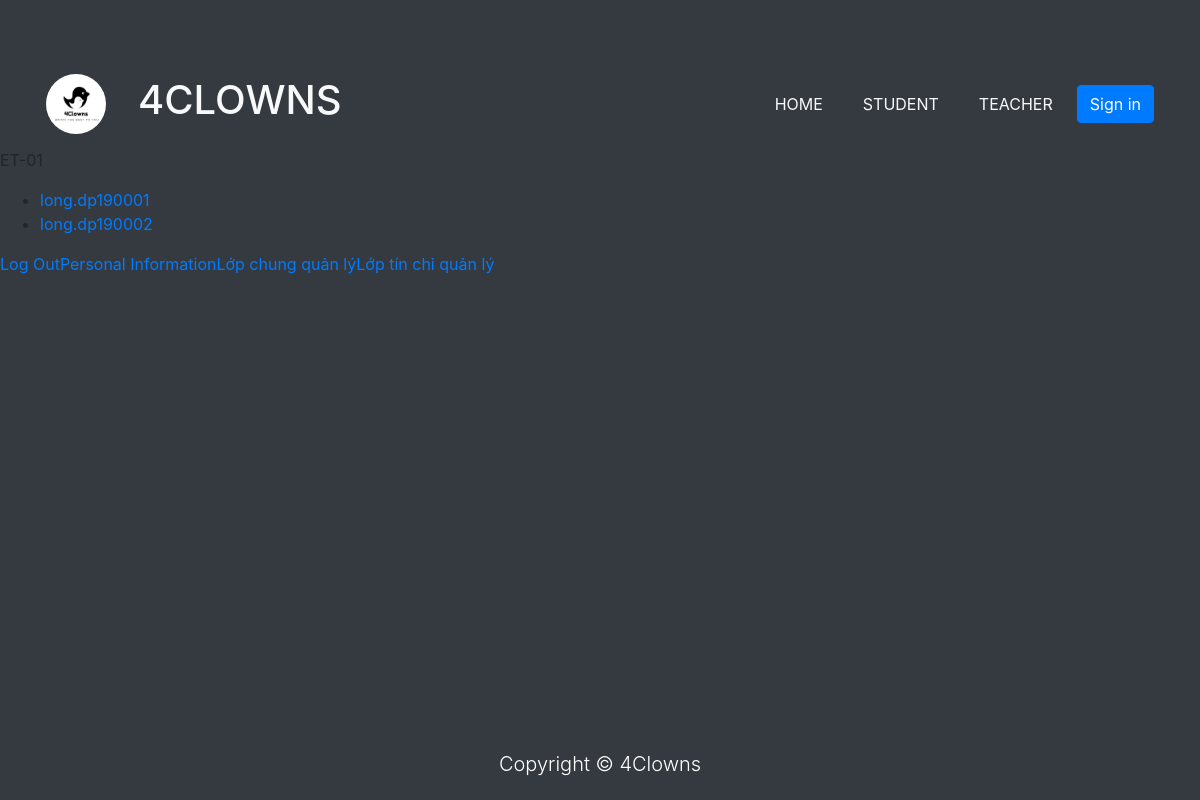
Before: /teacher/lop_chung_quan_ly/ET-01_K64 with the older database file.
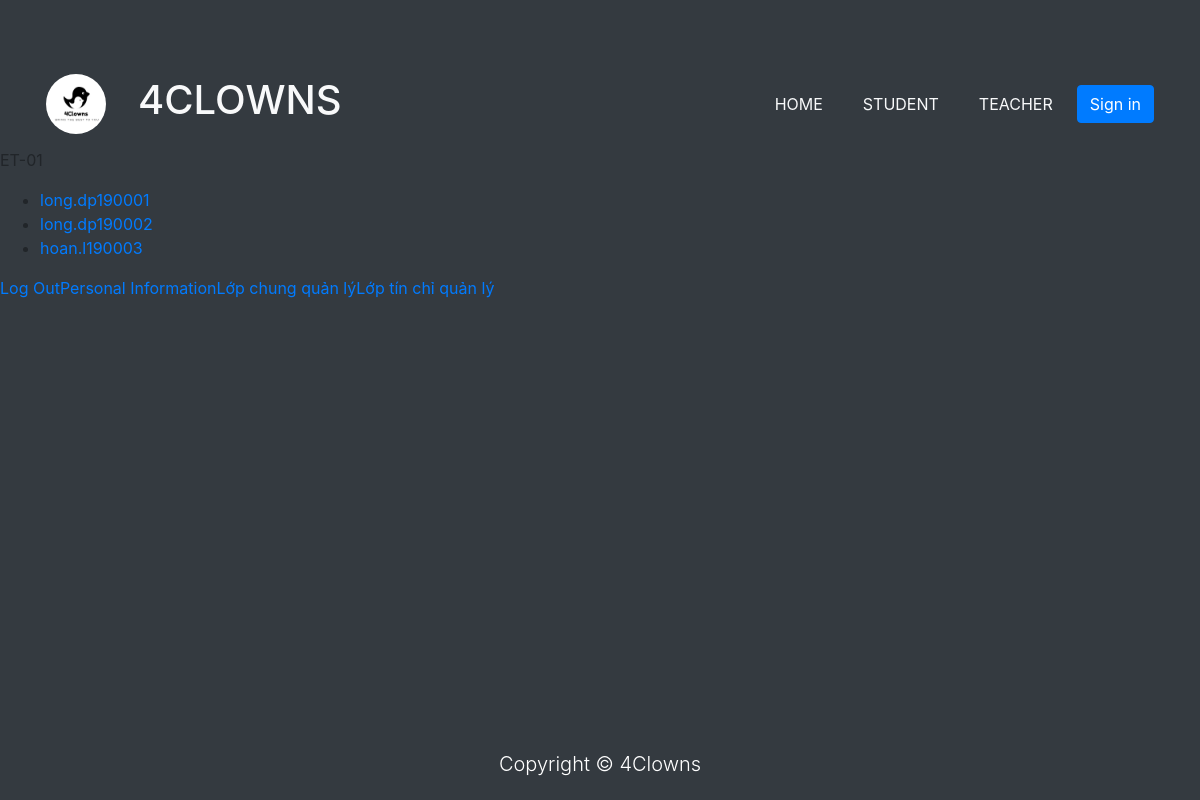
After: the same page with the newer database file.
### users/models.py (models this page shows, shortened)
class User(AbstractBaseUser, PermissionsMixin):
    class Genders(models.TextChoices):
        MALE = "MALE", "Male"
        FEMALE = "FEMALE", "Female"
    email = models.EmailField(_("Email"),max_length=50, unique=True, blank=True)
    firstname = models.CharField(_("Tên"),max_length=20,  blank=False, null=True)
    surname = models.CharField(_("Tên đệm"),max_length=20, null=True, blank=True)
    lastname = models.CharField(_("Họ"),max_length=20, null=True, blank=True)
    date_of_birth = models.DateField(_("Ngày sinh"), blank=True, null=True, )
    phone = models.CharField(_("Số điện thoại"), max_length=15, blank=True, null=True)
    is_superuser = models.BooleanField(default=False)
    is_active = models.BooleanField(default=True)
    last_login = models.DateTimeField(auto_now_add=True)
    date_joined = models.DateTimeField(auto_now_add=True)
    role = models.BooleanField(null=True, blank=True)
    gender = models.CharField(
        _("Gender"), max_length=50, choices=Genders.choices, default=Genders.MALE
    )
    objects = UserManager()
    USERNAME_FIELD = 'email'
    REQUIRED_FIELDS = []

class Student(User):
    year_start = models.IntegerField(_("Năm vào trường"), default=datetime.datetime.now().year)
    vien = models.ForeignKey(vien_dao_tao, verbose_name="Viện", on_delete=models.CASCADE, null=True, blank=True)
    lop_chung = models.ForeignKey(lop_chung,verbose_name="Lớp chung", on_delete=models.CASCADE, related_name="sinh_vien", null=True, blank=True)
    code = models.CharField(_("Mã số sinh viên"), max_length=8, blank=True, unique=True)
    khoa = models.ForeignKey(khoa, verbose_name="Khóa" , max_length=3, blank=True, on_delete=CASCADE, null=True)
    def __str__(self):
        return self.email.replace("@edu.com.vn", "")
    class Meta:
        verbose_name = "Sinh viên"
        verbose_name_plural = 'Sinh viên'

class User(AbstractBaseUser, PermissionsMixin):
    class Genders(models.TextChoices):
        MALE = "MALE", "Male"
        FEMALE = "FEMALE", "Female"
    email = models.EmailField(_("Email"),max_length=50, unique=True, blank=True)
    firstname = models.CharField(_("Tên"),max_length=20,  blank=False, null=True)
    surname = models.CharField(_("Tên đệm"),max_length=20, null=True, blank=True)
    lastname = models.CharField(_("Họ"),max_length=20, null=True, blank=True)
    date_of_birth = models.DateField(_("Ngày sinh"), blank=True, null=True, )
    phone = models.CharField(_("Số điện thoại"), max_length=15, blank=True, null=True)
    is_superuser = models.BooleanField(default=False)
    is_active = models.BooleanField(default=True)
    last_login = models.DateTimeField(auto_now_add=True)
    date_joined = models.DateTimeField(auto_now_add=True)
    role = models.BooleanField(null=True, blank=True)
    gender = models.CharField(
        _("Gender"), max_length=50, choices=Genders.choices, default=Genders.MALE
    )
    objects = UserManager()
    USERNAME_FIELD = 'email'
    REQUIRED_FIELDS = []

### teacher/views.py (the view)
# urls.py: path('lop_chung_quan_ly/<str:ten_lop_chung>', views.tung_lop_chung, name='tung_lop_chung'),
def tung_lop_chung(request, ten_lop_chung):
    lopChungname = ten_lop_chung.split("_")[0]
    lopChungkhoa = ten_lop_chung.split("_")[1]
    lopChung = lop_chung.objects.select_related('khoa').get(name=lopChungname, khoa__name=lopChungkhoa)
    try:
        studentList = Student.objects.filter(lop_chung=lopChung).order_by('code')
    except:
        studentList = None
    return render(request, 'teacher/tung_lop_chung.html', {
        'lopChung': lopChung,
        'studentList': studentList
    })

### templates/teacher/tung_lop_chung.html
{% extends 'base.html' %}
{% block content %}
<p>{{ lopChung.name }}</p>
<ul>
    {% if studentList %}
        {% for student in studentList %}
            <li><a href="{% url 'info_student' student.code %}">{{student}}</a></li>
        {% endfor %}
    {% else %}
        <p>No student in {{ lopChung.name }}</p>
    {% endif %}
</ul>
{% include 'teacher/teacher_base.html' %}
{% endblock content %}

Changed rows visible on the page:
added Student: email "hoan.l190003"
